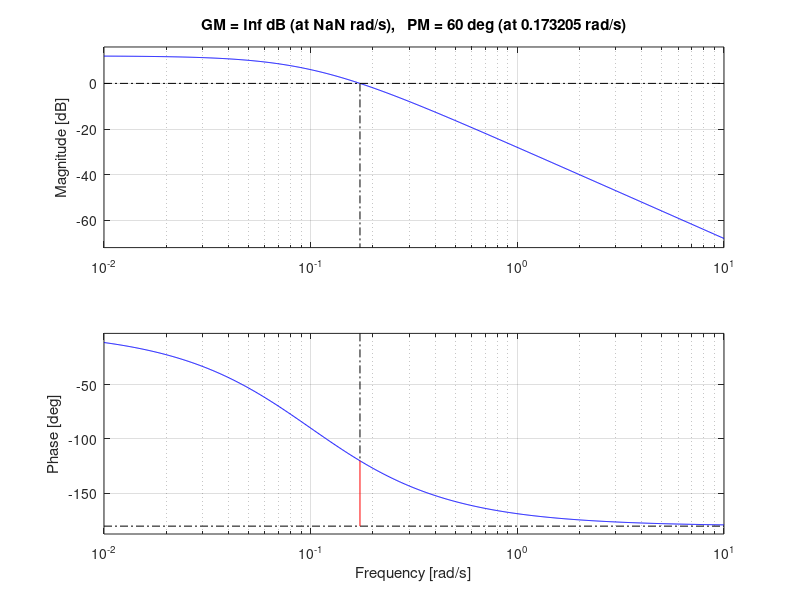
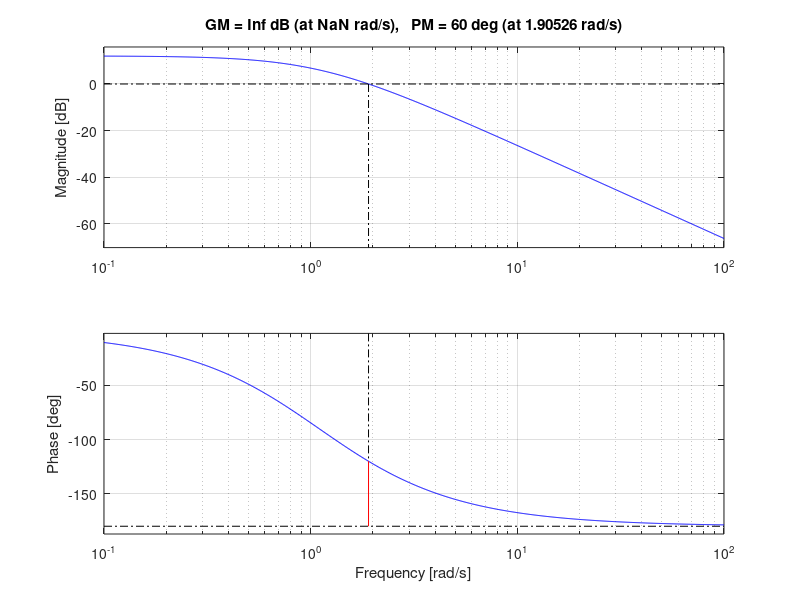
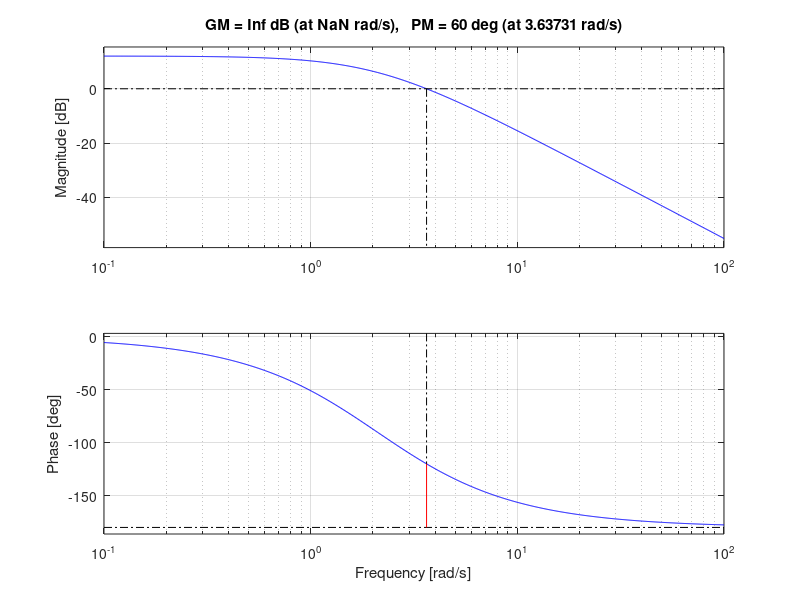
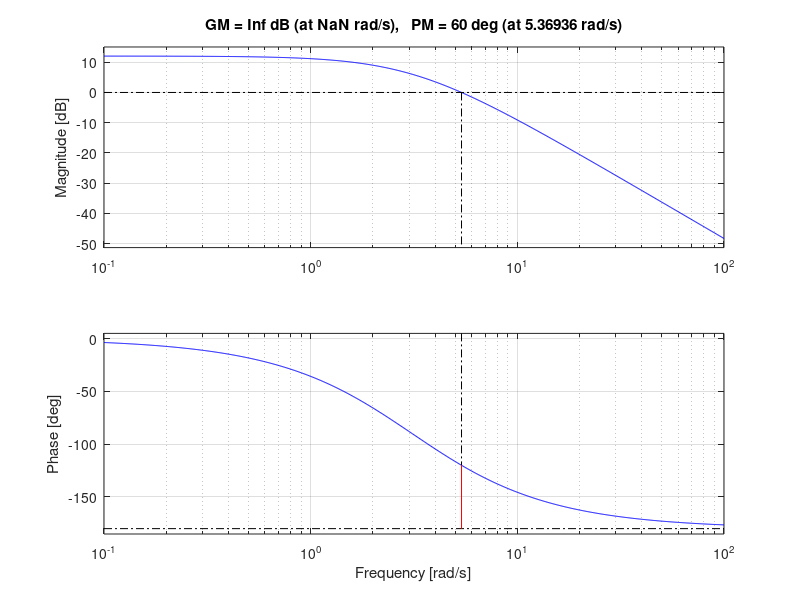

These figures' MATLAB source, in order:
clear all; close all; clc;

s=zpk('s');
for a=0.1:1:10
%%

g= 4*(a^2)/((s+a)^2)

%%
figure
bode(g)
grid on;
margin(g)
end

% figure
% nyquist(g)
% grid on;
% figure
% nichols(g)
% grid on;
% hold on;
